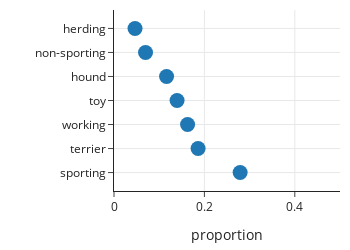

The notebook cell this image was saved under:
### Markdown cell above
It's easy to incorrectly conclude from the right
plot that small breeds live twice as long as large breeds.

We also typically want to include 0 when working with proportions, since proportions range from 0 to 1.
The following plot shows the proportion of breeds in each type:

### Code cell
size_props = ((dogs['group'].value_counts() / len(dogs))
              .reset_index()
              .rename(columns={'count': 'proportion'}))

fig = px.scatter(size_props, x='proportion', y='group',
                 width=350, height=250)
fig.update_traces(marker_size=15)
fig.update_xaxes(range=[0, 0.5])
fig.update_yaxes(title_text='')
fig.show()

### Figure 1 — Plotly figure (JSON) as saved in the notebook; plotly's stock layout.template omitted (floating-point values rounded to 4 significant figures)
{"data": [{"hovertemplate": "proportion=%{x}<br>group=%{y}<extra></extra>", "legendgroup": "", "marker": {"color": "#1F77B4", "size": 15, "symbol": "circle"}, "mode": "markers", "name": "", "orientation": "h", "showlegend": false, "type": "scatter", "x": [0.2791, 0.186, 0.1628, 0.1395, 0.1163, 0.06977, 0.04651], "xaxis": "x", "y": ["sporting", "terrier", "working", "toy", "hound", "non-sporting", "herding"], "yaxis": "y"}], "layout": {"height": 250, "legend": {"tracegroupgap": 0}, "width": 350, "xaxis": {"anchor": "y", "domain": [0, 1], "range": [0, 0.5], "title": {"text": "proportion"}, "type": "linear"}, "yaxis": {"anchor": "x", "autorange": true, "domain": [0, 1], "range": [-0.7642, 6.764], "title": {"text": ""}, "type": "category"}}}
